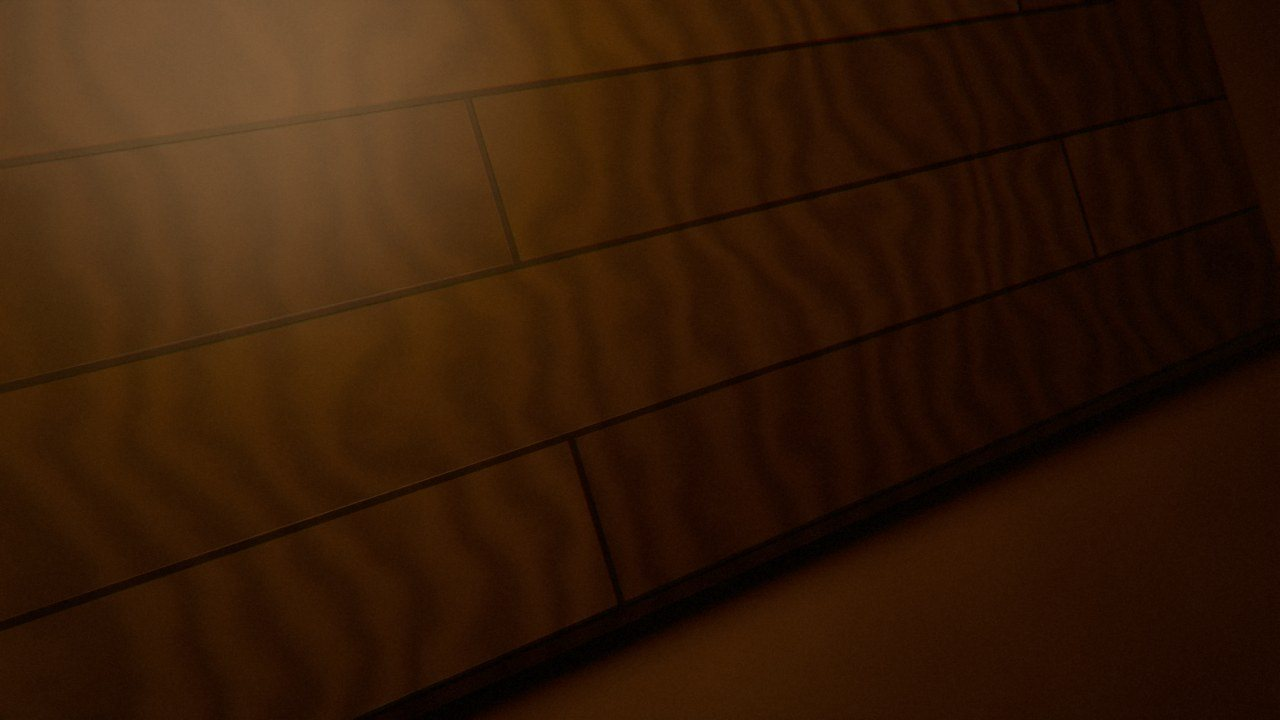
#> input picture game/assets/img/c1_door_sw22.jpg, 1280 x 720 px
$ python -i post.py   (imports and definitions only)
#> lines starting #> are read from the running program, lines starting #| are printed output that depends on the picture
"""Film-grade pass for ALAS-SAIS renders: bloom, colour grade, chromatic aberration, vignette, grain.
usage: python3 post.py in.png out.jpg [grade]   grade in {warm, cold, sick, red, night, none}"""
import sys, numpy as np
from PIL import Image, ImageFilter

GRADES = {  # (shadow tint, highlight tint, saturation)
    'warm':  ((0.02, 0.012, 0.0), (1.04, 0.97, 0.86), 0.85),
    'cold':  ((0.0, 0.012, 0.02), (0.9, 1.0, 1.06), 0.75),
    'sick':  ((0.006, 0.016, 0.004), (0.96, 1.03, 0.88), 0.7),
    'red':   ((0.02, 0.0, 0.0), (1.06, 0.92, 0.88), 0.85),
    'night': ((0.0, 0.006, 0.02), (0.92, 0.98, 1.08), 0.8),
    'none':  ((0, 0, 0), (1, 1, 1), 1.0),
}

def grade(path_in, path_out, g='warm', seed=0, strength=1.0):
#> called with path_in = '../../game/assets/img/c1_door_sw22.jpg', path_out = 'out.png', g = 'warm', seed = 0, strength = 1
    im = np.asarray(Image.open(path_in).convert('RGB')).astype(np.float32) / 255.0
    h, w, _ = im.shape
    # bloom: blur of the brightest areas
    bright = np.clip(im - 0.62, 0, 1) * 2.2
#> bright: shape (720, 1280, 3) float32; every value is 0
    b = Image.fromarray((np.clip(bright, 0, 1) * 255).astype(np.uint8)).filter(ImageFilter.GaussianBlur(w / 70))
#> b: PIL image 1280x720 RGB; every value is 0
    im = im + np.asarray(b).astype(np.float32) / 255.0 * 0.45 * strength
    # grade
    sh, hi, sat = GRADES[g]
    lum = im @ np.array([0.2126, 0.7152, 0.0722], dtype=np.float32)
    im = lum[..., None] + (im - lum[..., None]) * sat
    im = im * np.array(hi, np.float32) + np.array(sh, np.float32) * (1 - lum[..., None])
    im = np.clip(im, 0, 1) ** 1.08  # crush blacks slightly
    # chromatic aberration (radial channel offset)
    yy, xx = np.mgrid[0:h, 0:w].astype(np.float32)
    cx, cy = w / 2, h / 2; dx, dy = (xx - cx) / cx, (yy - cy) / cy
    k = 0.0035 * strength
    def sample(ch, s):
#> called with ch = 0, s = 0.0035
        sx = np.clip(xx + dx * s * w, 0, w - 1).astype(np.int32); sy = np.clip(yy + dy * s * h, 0, h - 1).astype(np.int32)
        return im[sy, sx, ch]
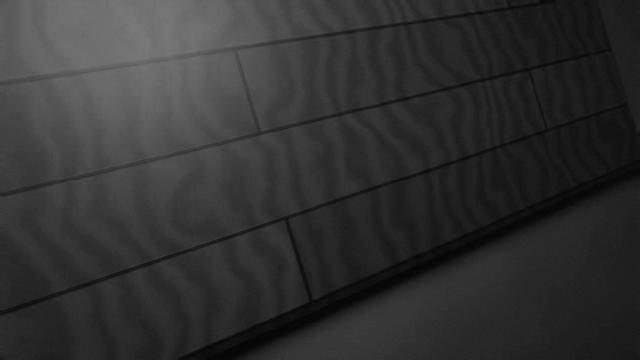
#> returned value: shape (720, 1280) float32 (shown at 1/2 size); min 0.0146, max 0.492, mean 0.196
    im = np.stack([sample(0, k), im[..., 1], sample(2, -k)], -1)
#> call 2 of sample, with ch = 2, s = -0.0035
#> in sample (call 2), `sx = np.clip(xx + dx * s * w, 0, w - 1).astype(np.int32)`:
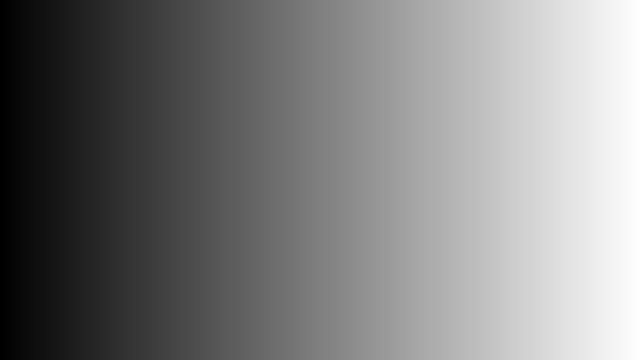
#> sx: shape (720, 1280) int32 (shown at 1/2 size); min 4, max 1274, mean 639; drawn with min black and max white
#> in sample (call 2), `return im[sy, sx, ch]`:
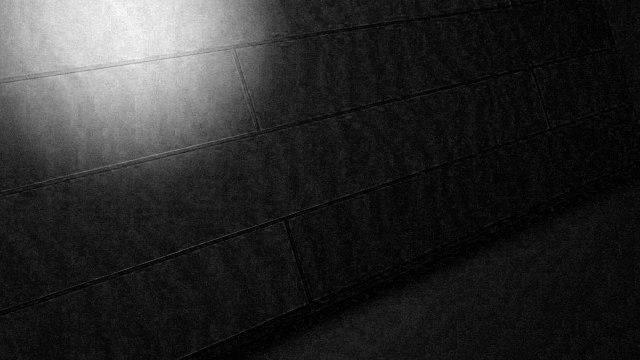
#> returned value: shape (720, 1280) float32 (shown at 1/2 size); min 0, max 0.19, mean 0.0313; drawn with min black and max white
    # vignette
    r = np.sqrt(dx ** 2 + dy ** 2) / 1.42
    im = im * (1 - 0.72 * strength * np.clip(r - 0.25, 0, 1) ** 1.6)[..., None]
    # grain (luminance-weighted, stronger in shadows)
    rng = np.random.default_rng(seed)
    n = rng.normal(0, 1, (h, w)).astype(np.float32)
    n = np.asarray(Image.fromarray(((n * 0.25 + 0.5).clip(0, 1) * 255).astype(np.uint8)).filter(ImageFilter.GaussianBlur(0.6))).astype(np.float32) / 255 - 0.5
    im = im + n[..., None] * 0.09 * strength * (1.1 - np.clip(im.mean(-1, keepdims=True), 0, 1))
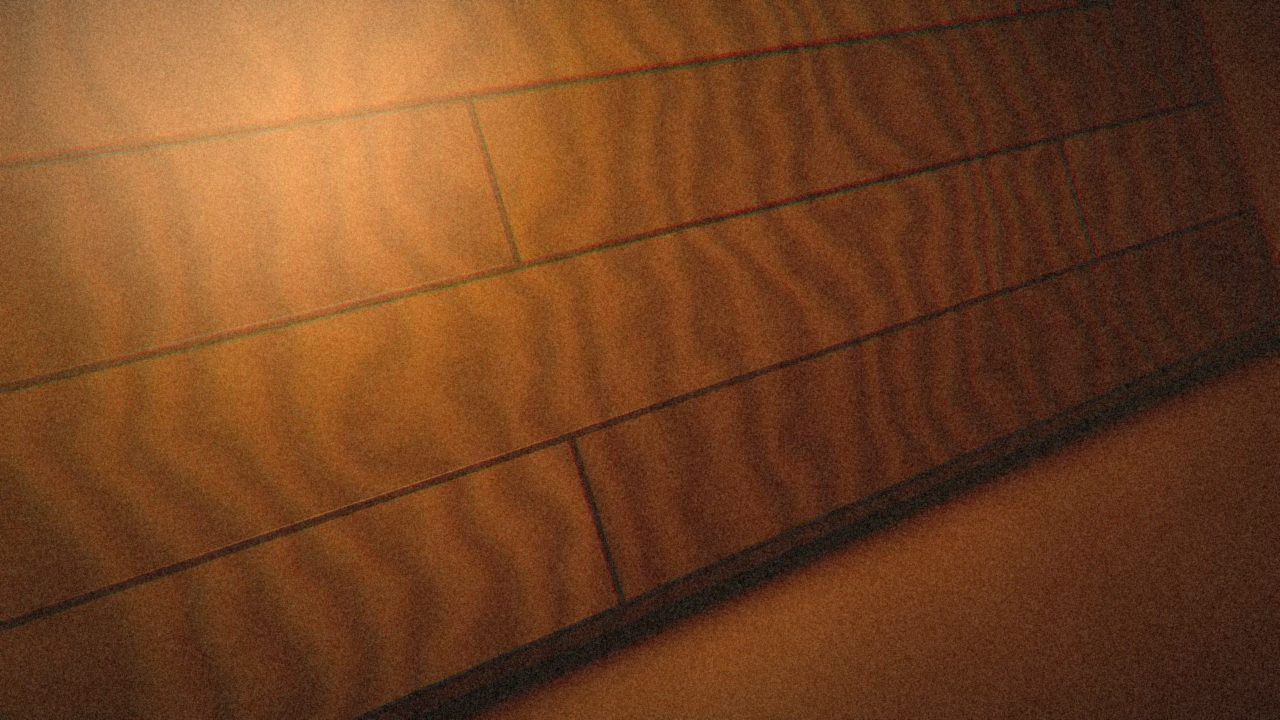
#> im: shape (720, 1280, 3) float32; mean R, G, B 0.171, 0.0849, 0.0265; drawn with min black and max white
    Image.fromarray((np.clip(im, 0, 1) * 255).astype(np.uint8)).save(path_out, quality=88, optimize=True, progressive=True)

# [2 lines not run here, left out]

>>> result = grade('../../game/assets/img/c1_door_sw22.jpg', 'out.png')

$ run again, on game/assets/img/c1_door_sw32.jpg
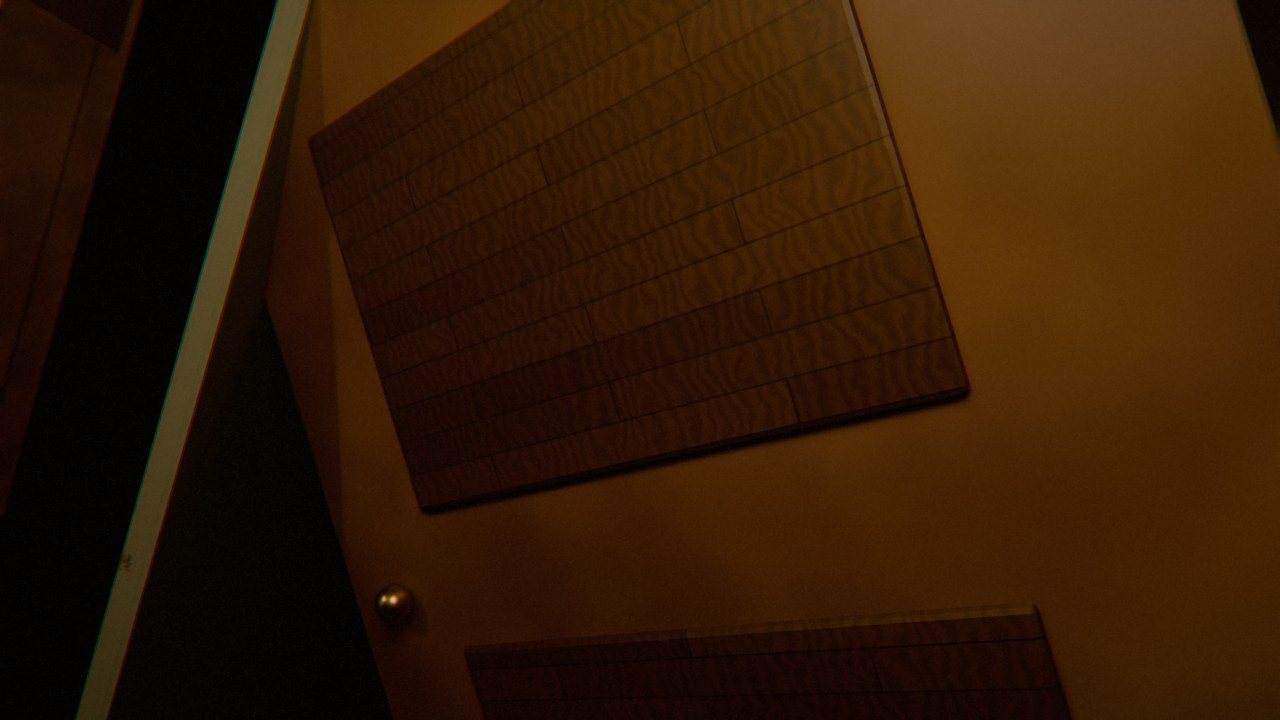
#> input picture game/assets/img/c1_door_sw32.jpg, 1280 x 720 px
#> in sample (call 2), `return im[sy, sx, ch]`:
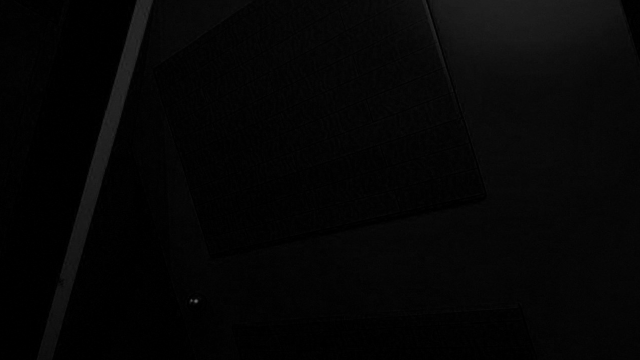
#> returned value: shape (720, 1280) float32 (shown at 1/2 size); min 0, max 0.421, mean 0.0226
#> in grade, `im = im * (1 - 0.72 * strength * np.clip(r - 0.25, 0, 1) ** 1.6)[..., ..`:
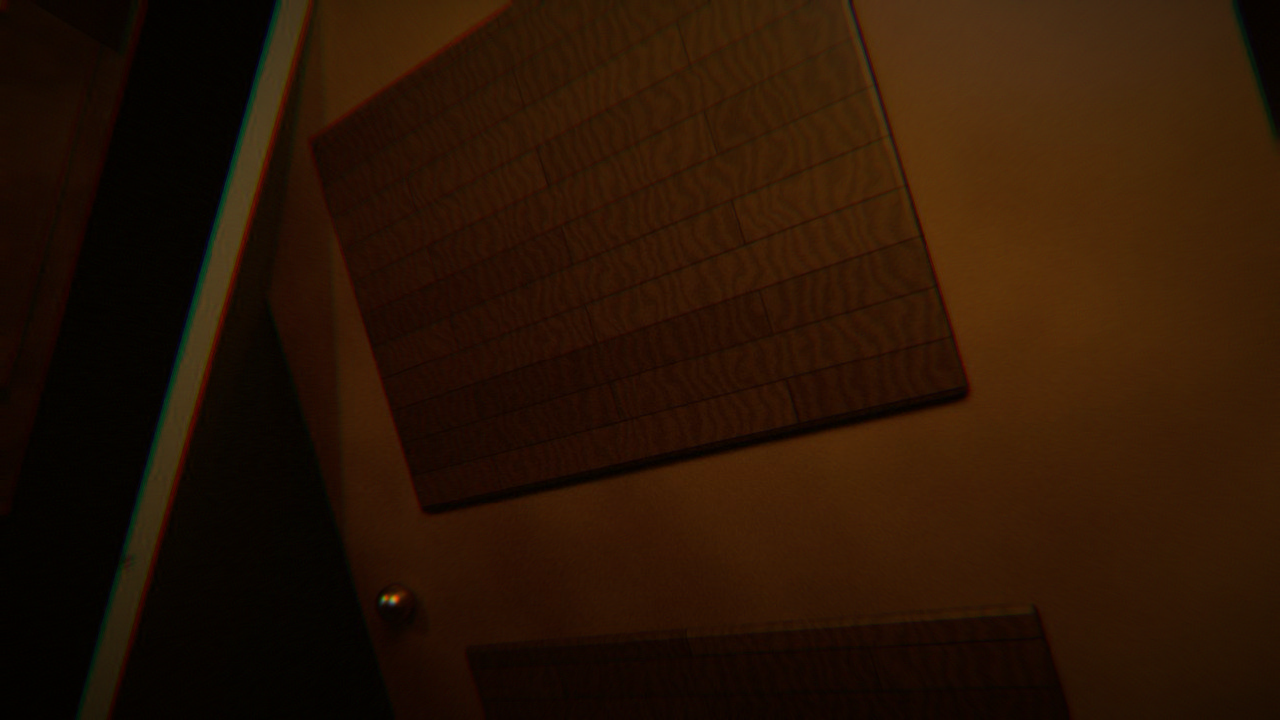
#> im: shape (720, 1280, 3) float32; mean R, G, B 0.167, 0.0819, 0.0194

$ run again, on game/assets/img/c1_door_sw60.jpg
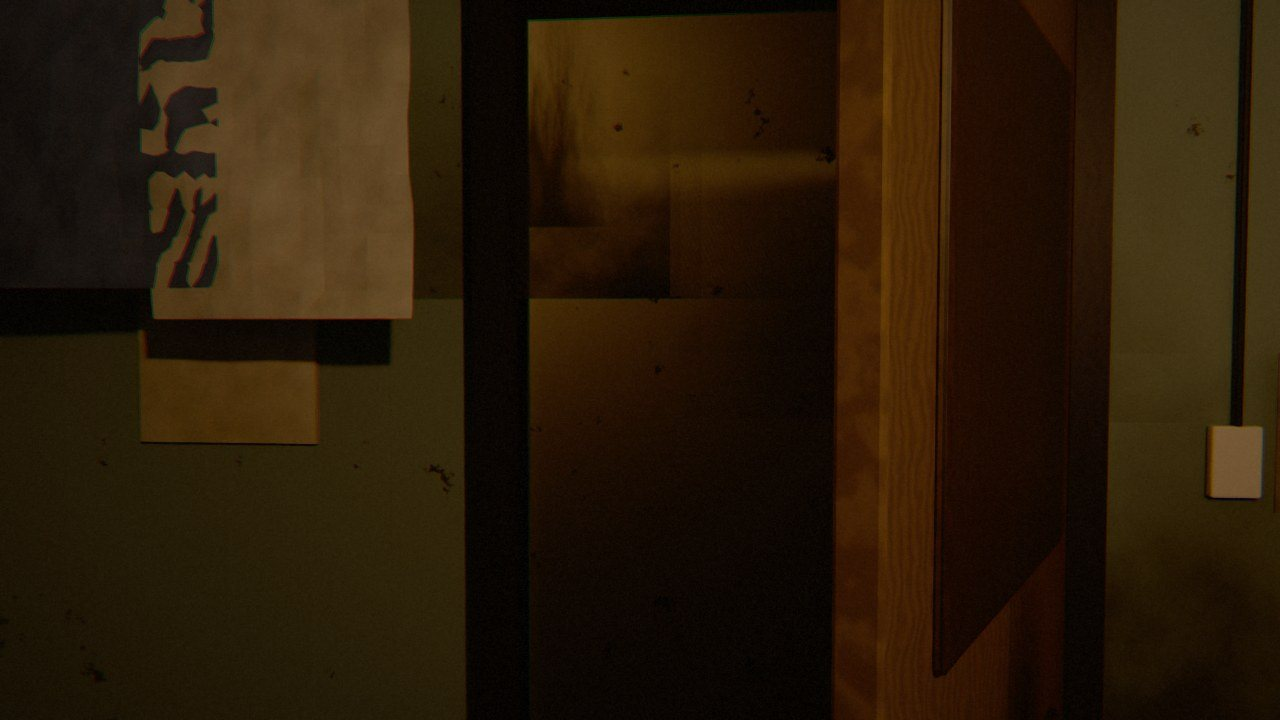
#> input picture game/assets/img/c1_door_sw60.jpg, 1280 x 720 px
#> bright: shape (720, 1280, 3) float32; every value is 0
#> b: PIL image 1280x720 RGB; every value is 0
#> in sample (call 2), `return im[sy, sx, ch]`:
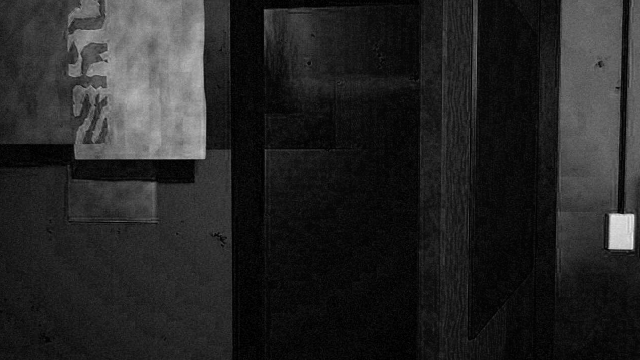
#> returned value: shape (720, 1280) float32 (shown at 1/2 size); min 0, max 0.209, mean 0.0312; drawn with min black and max white
#> in grade, `im = im + n[..., None] * 0.09 * strength * (1.1 - np.clip(im.mean(-1, ..`:
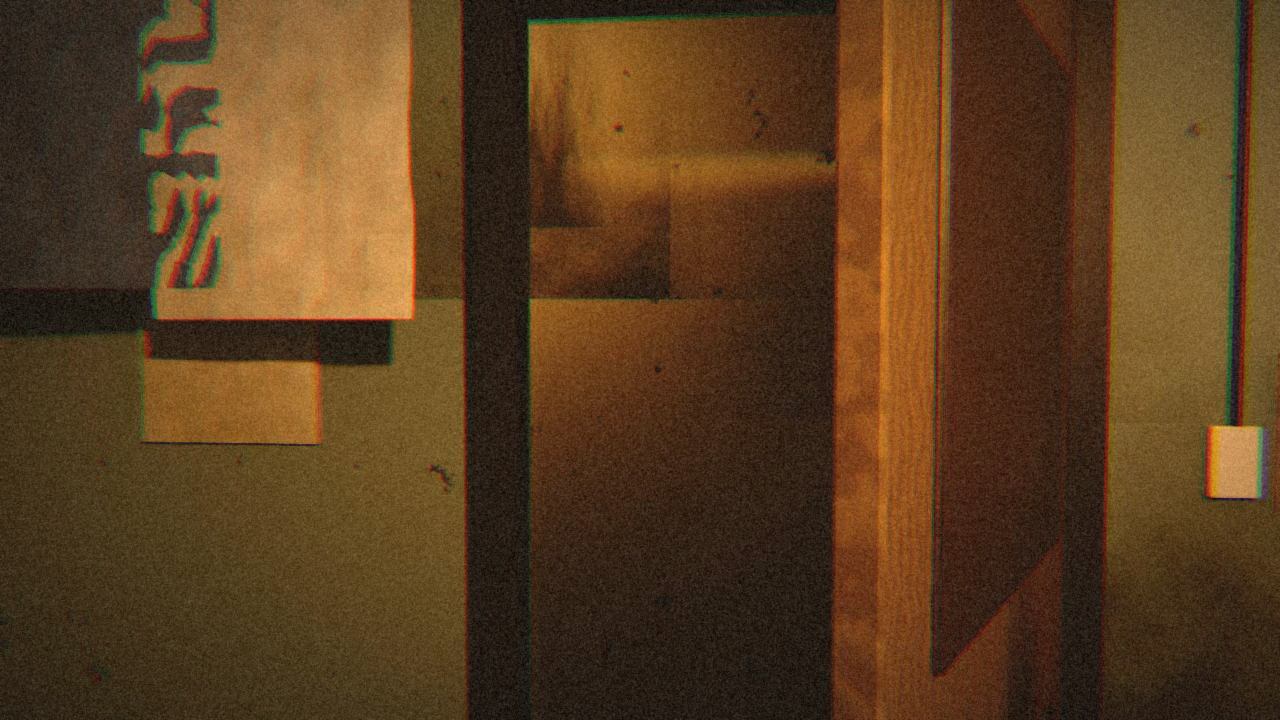
#> im: shape (720, 1280, 3) float32; mean R, G, B 0.139, 0.0838, 0.0266; drawn with min black and max white
